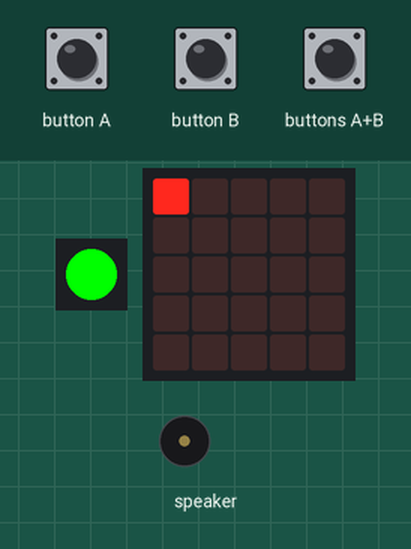
Bench run of a program on a simulated Calliope mini (MakeCode). Shown: 1 RGB LEDs in strip order, left to right, the board's 5×5 LED display, buzzer (waves = sounding). The test bench sets the inputs (shaded band).

Above: at 2.6 s.
2.7 s: button A pressed for 0.15 s
At 3.7 s:
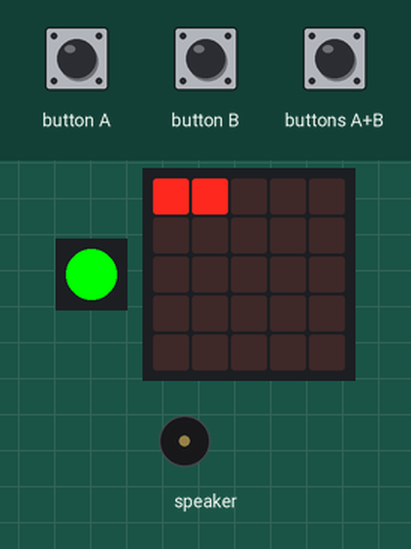
4.3 s: button B pressed for 0.15 s
At 4.9 s:
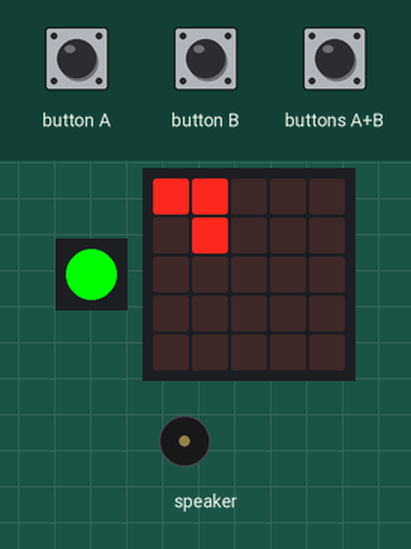
5.9 s: button A pressed for 0.15 s
At 7.2 s:
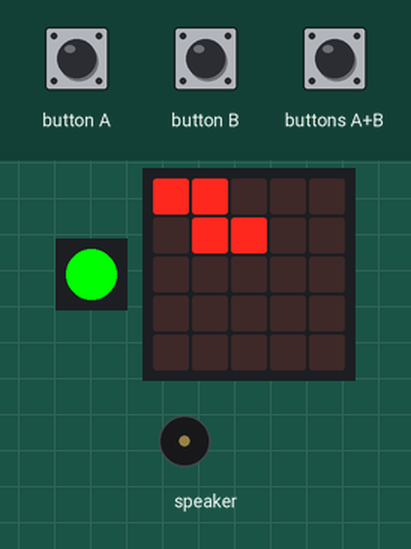
7.5 s: button B pressed for 0.15 s
At 8.5 s:
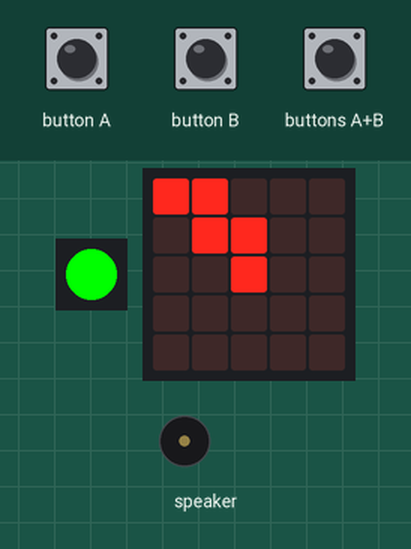
9.1 s: button A pressed for 0.15 s
At 9.8 s:
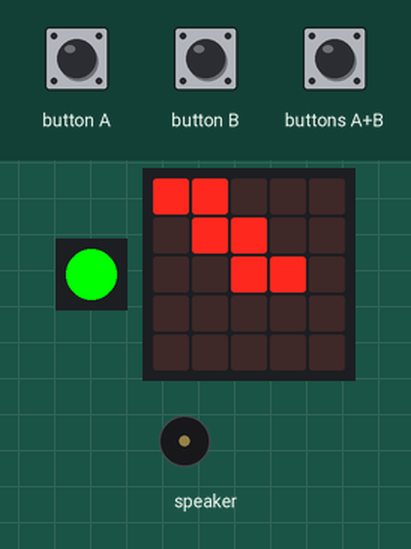
10.7 s: button B pressed for 0.15 s
At 12.2 s:
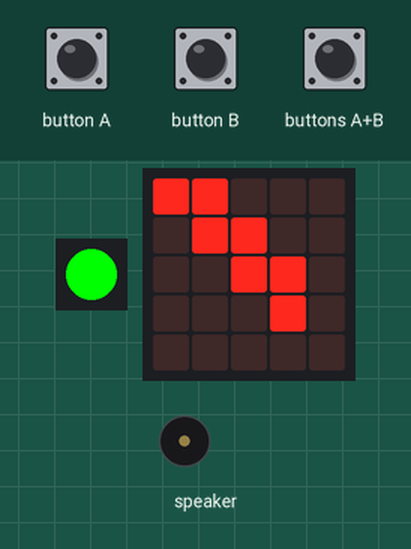
Timing chart, 0 to 13.3 s (numbered marks = the images above; inputs shaded):
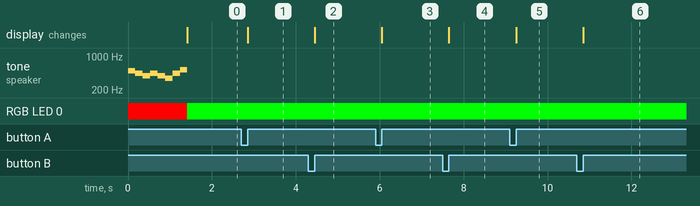

Measured:
- after the input at 2.7 s, the display: changes after 0.15 s (image 1)
- after the input at 4.3 s, the display: changes after 0.15 s (image 2)
- after the input at 5.9 s, the display: changes after 0.15 s (image 3)
- after the input at 7.5 s, the display: changes after 0.15 s (image 4)
- after the input at 9.1 s, the display: changes after 0.15 s (image 5)
- after the input at 10.7 s, the display: changes after 0.15 s (image 6)

The program:

main.ts
```typescript
input.onButtonPressed(Button.A, function () {
    spieler_x += richtung
    led.plot(spieler_x, spieler_y)
    if (spieler_x >= 4) {
        spieler_x = 4
        led.plot(spieler_x, spieler_y)
    }
})
input.onGesture(Gesture.Shake, function () {
    basic.setLedColor(0xff0000)
    basic.clearScreen()
    spieler_x = 0
    spieler_y = 0
    led.plot(spieler_x, spieler_y)
    richtung = 1
    basic.setLedColor(0x00ff00)
})
input.onButtonPressed(Button.AB, function () {
    if (richtung == 1) {
        richtung = -1
    } else {
        richtung = 1
    }
})
input.onButtonPressed(Button.B, function () {
    spieler_y += richtung
    led.plot(spieler_x, spieler_y)
    if (spieler_y >= 4) {
        spriteY = 4
        led.plot(spieler_x, spieler_y)
    }
})
let spriteY = 0
let richtung = 0
let spieler_y = 0
let spieler_x = 0
basic.setLedColor(0xff0000)
music.playMelody("B A G A G F A C5 ", 344)
spieler_x = 0
spieler_y = 0
richtung = 1
led.plot(spieler_x, spieler_y)
basic.setLedColor(0x00ff00)
```

test.ts
```typescript
// Hier kann man Tests durchführen; diese Datei wird nicht kompiliert, wenn dieses Paket als Erweiterung verwendet wird.
```
